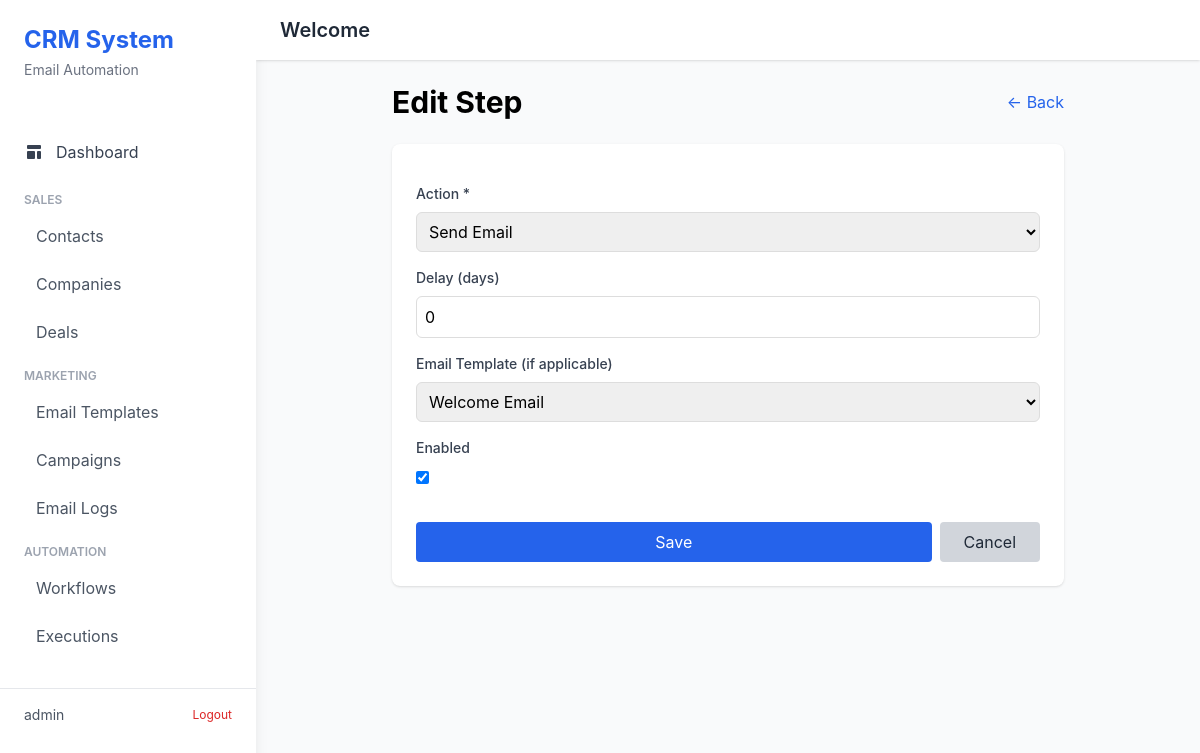
/automations/step/1/edit/ (signed in), run on the app's committed database.
### automations/models.py (models this page shows, shortened)
class WorkflowStep(models.Model):
    ACTION_CHOICES = [
        ('send_email', 'Send Email'),
        ('add_tag', 'Add Tag'),
        ('change_status', 'Change Contact Status'),
        ('assign_to', 'Assign to User'),
        ('wait', 'Wait/Delay'),
    ]
    workflow = models.ForeignKey(Workflow, on_delete=models.CASCADE, related_name='steps')
    order = models.PositiveIntegerField(default=0)
    action = models.CharField(max_length=50, choices=ACTION_CHOICES)
    delay_days = models.PositiveIntegerField(
        default=0,
        help_text="Days to wait before running this step"
    )
    email_template = models.ForeignKey(
        EmailTemplate,
        on_delete=models.SET_NULL,
        null=True,
        blank=True,
        related_name='workflow_steps'
    )
    action_data = models.CharField(
        max_length=500,
        blank=True,
        help_text="JSON: {\"tag\": \"sale-ready\"} or {\"status\": \"prospect\"} or {\"user_id\": 1}"
    )
    is_enabled = models.BooleanField(default=True)
    created_at = models.DateTimeField(auto_now_add=True)
    class Meta:
        ordering = ['order']
        unique_together = ('workflow', 'order')

### automations/views.py (the view, shortened to what this page needs)
# urls.py: path('step/<int:pk>/edit/', views.WorkflowStepUpdateView.as_view(), name='step_update'),
class WorkflowStepUpdateView(LoginRequiredMixin, UpdateView):
    model = WorkflowStep
    template_name = 'automations/step_form.html'
    fields = ['order', 'action', 'delay_days', 'email_template', 'action_data', 'is_enabled']
    def get_context_data(self, **kwargs):
        context = super().get_context_data(**kwargs)
        context['workflow'] = self.object.workflow
        context['action_choices'] = WorkflowStep.ACTION_CHOICES
        context['templates'] = EmailTemplate.objects.all()
        return context

### emails/models.py (called while the page is built)
    def __str__(self):
        return self.name

### templates/automations/step_form.html (shortened to what this page needs)
{% extends "base.html" %}
{% block content %}
<div class="max-w-2xl mx-auto space-y-6">
    <div class="flex justify-between items-center">
        <h1 class="text-3xl font-bold">{% if form.instance.pk %}Edit Step{% else %}New Step{% endif %}</h1>
        <a href="{% url 'automations:workflow_detail' workflow.id %}" class="text-blue-600 hover:underline">← Back</a>
    </div>
    <form method="post" class="bg-white rounded-lg shadow p-6 space-y-4">
        <div>
            <label class="block text-sm font-medium text-gray-700 mb-2">Action *</label>
            {{ form.action }}
        </div>
        <div>
            <label class="block text-sm font-medium text-gray-700 mb-2">Delay (days)</label>
            {{ form.delay_days }}
        </div>
        <div>
            <label class="block text-sm font-medium text-gray-700 mb-2">Email Template (if applicable)</label>
            {{ form.email_template }}
        </div>
        <div>
            <label class="block text-sm font-medium text-gray-700 mb-2">Enabled</label>
            {{ form.is_enabled }}
        </div>
        <div class="flex gap-2 pt-4">
            <button type="submit" class="flex-1 px-4 py-2 bg-blue-600 text-white rounded hover:bg-blue-700">
                {% if form.instance.pk %}Save{% else %}Create{% endif %}
            </button>
            <a href="{% url 'automations:workflow_detail' workflow.id %}" class="px-6 py-2 bg-gray-300 text-gray-800 rounded hover:bg-gray-400">
                Cancel
            </a>
        </div>
    </form>
</div>
{% endblock %}

### templates/base.html (shortened to what this page needs)
<!DOCTYPE html>
<html lang="en">
<head>
    <script src="https://cdn.tailwindcss.com"></script>
</head>
<body class="bg-gray-50">
    <div class="flex h-screen">
        <div class="w-64 bg-white shadow-lg overflow-y-auto">
            <div class="p-6">
                <h1 class="text-2xl font-bold text-blue-600">CRM System</h1>
                <p class="text-sm text-gray-500 mt-1">Email Automation</p>
            </div>
            <nav class="mt-6">
                <a href="{% url 'dashboard' %}" class="block px-6 py-3 {% if request.resolver_match.url_name == 'dashboard' %}sidebar-active{% else %}text-gray-700 hover:bg-gray-100{% endif %}">
                    <span class="flex items-center">
                        Dashboard
                    </span>
                </a>
                <div class="mt-4 px-6">
                    <p class="text-xs font-semibold text-gray-400 uppercase">Sales</p>
                    <a href="{% url 'contacts:contact_list' %}" class="block mt-2 px-3 py-2 rounded {% if request.resolver_match.app_name == 'contacts' %}sidebar-active{% else %}text-gray-600 hover:bg-gray-100{% endif %}">
                        Contacts
                    </a>
                    <a href="{% url 'contacts:company_list' %}" class="block mt-2 px-3 py-2 rounded {% if request.resolver_match.url_name == 'company_list' %}sidebar-active{% else %}text-gray-600 hover:bg-gray-100{% endif %}">
                        Companies
                    </a>
                    <a href="{% url 'deals:deal_list' %}" class="block mt-2 px-3 py-2 rounded {% if request.resolver_match.app_name == 'deals' %}sidebar-active{% else %}text-gray-600 hover:bg-gray-100{% endif %}">
                        Deals
                    </a>
                </div>
                <div class="mt-4 px-6">
                    <p class="text-xs font-semibold text-gray-400 uppercase">Marketing</p>
                    <a href="{% url 'emails:template_list' %}" class="block mt-2 px-3 py-2 rounded {% if request.resolver_match.url_name == 'template_list' %}sidebar-active{% else %}text-gray-600 hover:bg-gray-100{% endif %}">
                        Email Templates
                    </a>
                    <a href="{% url 'emails:campaign_list' %}" class="block mt-2 px-3 py-2 rounded {% if request.resolver_match.url_name == 'campaign_list' %}sidebar-active{% else %}text-gray-600 hover:bg-gray-100{% endif %}">
                        Campaigns
                    </a>
                    <a href="{% url 'emails:log_list' %}" class="block mt-2 px-3 py-2 rounded {% if request.resolver_match.url_name == 'log_list' %}sidebar-active{% else %}text-gray-600 hover:bg-gray-100{% endif %}">
                        Email Logs
                    </a>
                </div>
                <div class="mt-4 px-6">
                    <p class="text-xs font-semibold text-gray-400 uppercase">Automation</p>
                    <a href="{% url 'automations:workflow_list' %}" class="block mt-2 px-3 py-2 rounded {% if request.resolver_match.url_name == 'workflow_list' %}sidebar-active{% else %}text-gray-600 hover:bg-gray-100{% endif %}">
                        Workflows
                    </a>
                    <a href="{% url 'automations:execution_list' %}" class="block mt-2 px-3 py-2 rounded {% if request.resolver_match.url_name == 'execution_list' %}sidebar-active{% else %}text-gray-600 hover:bg-gray-100{% endif %}">
                        Executions
                    </a>
                </div>
            </nav>
            <div class="mt-8 px-6 border-t pt-4">
                <div class="flex items-center justify-between">
                    <span class="text-sm text-gray-600">{{ user.username }}</span>
                    <a href="{% url 'account_logout' %}" class="text-xs text-red-600 hover:text-red-700">Logout</a>
                </div>
            </div>
        </div>
        <div class="flex-1 flex flex-col overflow-hidden">
            <header class="bg-white shadow">
                <div class="px-6 py-4 flex justify-between items-center">
                    <h2 class="text-xl font-semibold text-gray-800">{% block header %}Welcome{% endblock %}</h2>
                </div>
            </header>
            <main class="flex-1 overflow-auto">
                <div class="p-6">
                    {% block content %}{% endblock %}
                </div>
            </main>
        </div>
    </div>
</body>
</html>

### templates/base.html (style rules this page uses)
body { font-family: -apple-system, BlinkMacSystemFont, 'Segoe UI', Roboto, 'Helvetica Neue', Arial, sans-serif; }

### templates/automations/step_form.html (style rules this page uses)
input[type="text"], input[type="number"], select, textarea { width: 100%; padding: 0.5rem; border: 1px solid #ddd; border-radius: 0.375rem; }

### data on the page
WorkflowStep: action "Send Email", delay_days "0", email_template "Welcome Email", is_enabled "☑"

### other printed values
{{ user.username }} "admin"
